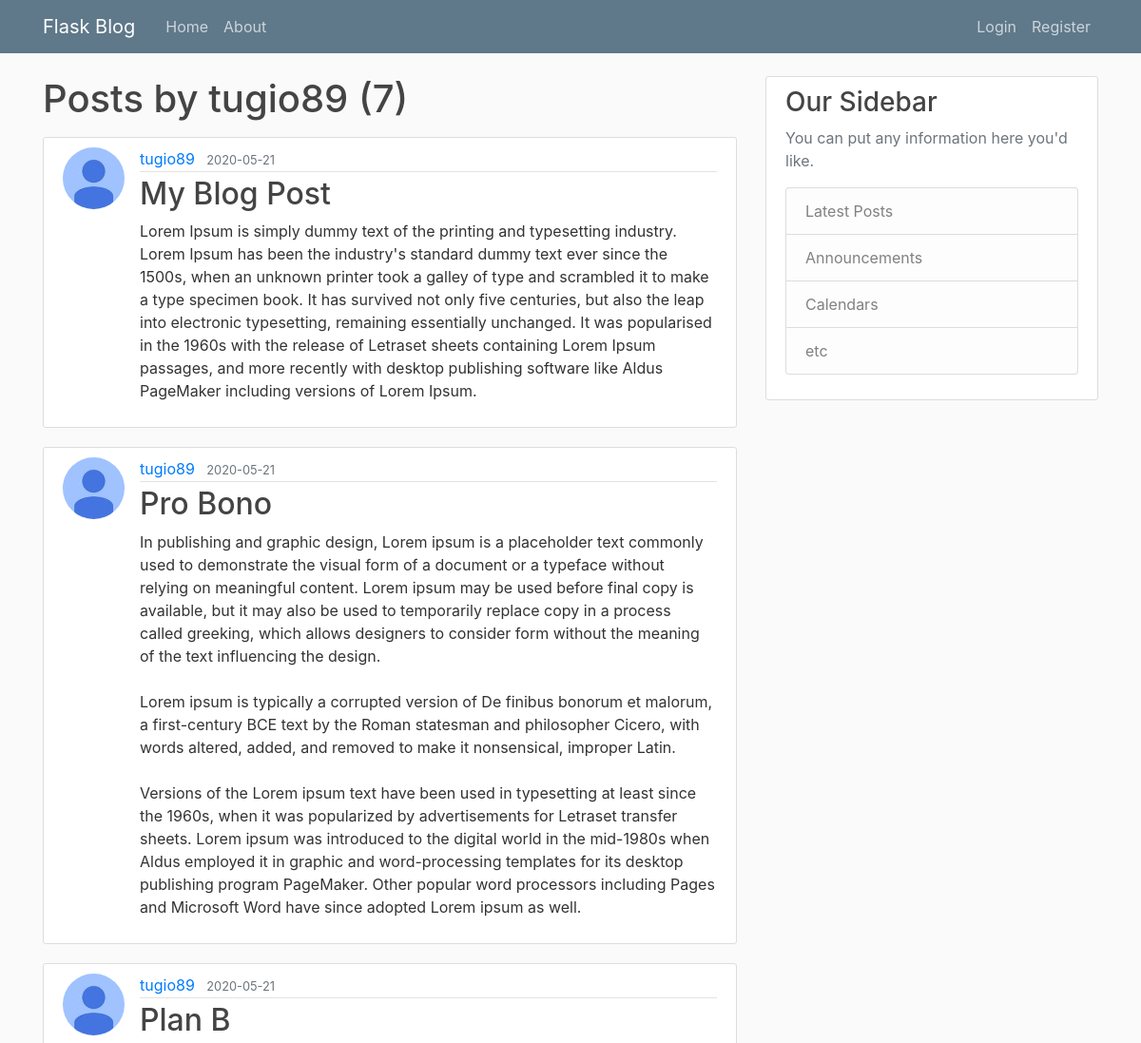
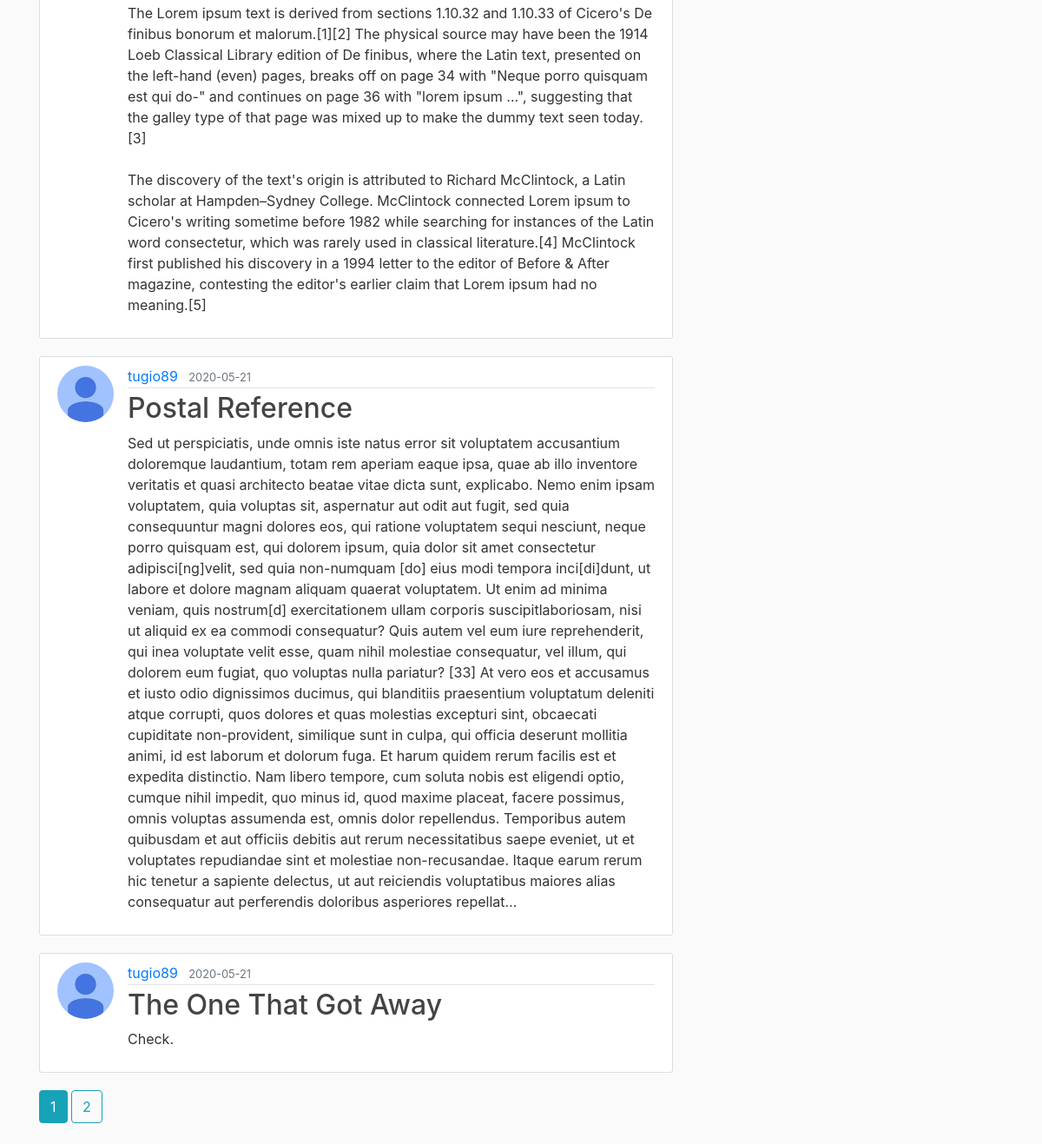
Screenshot of /user/tugio89 with the database file from the repository (2 pictures, top to bottom).
### flaskblog/models.py (models this page shows, shortened)
class User(db.Model, UserMixin):
    id = db.Column(db.Integer, primary_key=True)
    username = db.Column(db.String(20), unique=True, nullable=False)
    email = db.Column(db.String(120), unique=True, nullable=False)
    image_file = db.Column(db.String(20), nullable=False, default='default.jpg')
    password = db.Column(db.String(60), nullable=False)
    posts = db.relationship('Post', backref='author', lazy=True)

class Post(db.Model):
    id = db.Column(db.Integer, primary_key=True)
    title = db.Column(db.String(100), nullable=False)
    date_posted = db.Column(db.DateTime, nullable=False, default=datetime.utcnow)
    content = db.Column(db.Text, nullable=False)
    user_id = db.Column(db.Integer, db.ForeignKey('user.id'), nullable=False)

### flaskblog/users/routes.py (the view)
@users.route("/user/<string:username>")
def user_posts(username):
    page = request.args.get('page', 1, type=int)
    user = User.query.filter_by(username=username).first_or_404()
    posts = Post.query.filter_by(author=user)\
        .order_by(Post.date_posted.desc())\
        .paginate(page=page, per_page=5)
    return render_template('user_posts.html', posts=posts, user=user)

### flaskblog/templates/user_posts.html
{% extends "layout.html" %}
{% block content %}
    <h1 class="mb-3">Posts by {{ user.username }} ({{ posts.total }})</h1>
    {% for post in posts.items %}
        <article class="media content-section">
          <img class="rounded-circle article-img" src="{{ url_for('static', filename='profile_pics/' + post.author.image_file) }}">
          <div class="media-body">
            <div class="article-metadata">
              <a class="mr-2" href="{{ url_for('users.user_posts', username=post.author.username) }}">{{ post.author.username }}</a>
              <small class="text-muted">{{ post.date_posted.strftime('%Y-%m-%d') }}</small>
            </div>
            <h2><a class="article-title" href="{{ url_for('posts.post', post_id=post.id) }}">{{ post.title }}</a></h2>
            <p class="article-content">{{ post.content }}</p>
          </div>
        </article>
    {% endfor %}
    {% for page_num in posts.iter_pages(left_edge=1, right_edge=1, left_current=1, right_current=2) %}
      {% if page_num %}
        {% if posts.page == page_num %}
          <a class="btn btn-info mb-4" href="{{ url_for('users.user_posts', username=user.username, page=page_num) }}">{{ page_num }}</a>
        {% else %}
          <a class="btn btn-outline-info mb-4" href="{{ url_for('users.user_posts', username=user.username, page=page_num) }}">{{ page_num }}</a>
        {% endif %}
      {% else %}
        ...
      {% endif %}
    {% endfor %}
{% endblock content %}

### flaskblog/static/main.css (style rules this page uses)
body { background: #fafafa; color: #333333; margin-top: 5rem; }
h1, h2, h3, h4, h5, h6 { color: #444444; }
.content-section { background: #ffffff; padding: 10px 20px; border: 1px solid #dddddd; border-radius: 3px; margin-bottom: 20px; }
.article-title { color: #444444; }
.article-content { white-space: pre-line; }
.article-img { height: 65px; width: 65px; margin-right: 16px; }
.article-metadata { padding-bottom: 1px; margin-bottom: 4px; border-bottom: 1px solid #e3e3e3 }

### rows the page displays
User: username "tugio89"
Post: image_file (picture), author.username "tugio89", date_posted "2020-05-21", title "My Blog Post", content "Lorem Ipsum is simply dummy text of the printing and typesetting industry. Lorem Ipsum has been the industry's standard dummy text ever since the 1500s, when an unknown printer took a galley of type and scrambled it to make a type specimen book. It has survived not only five centuries, but also the leap into electronic typesetting, remaining essentially unchanged. It was popularised in the 1960s with the release of Letraset sheets containing Lorem Ipsum passages, and more recently with desktop publishing software like Aldus PageMaker including versions of Lorem Ipsum."
Post: image_file (picture), author.username "tugio89", date_posted "2020-05-21", title "Pro Bono", content "In publishing and graphic design, Lorem ipsum is a placeholder text commonly used to demonstrate the visual form of a document or a typeface without relying on meaningful content. Lorem ipsum may be used before final copy is available, but it may also be used to temporarily replace copy in a process called greeking, which allows designers to consider form without the meaning of the text influencing the design. Lorem ipsum is typically a corrupted version of De finibus bonorum et malorum, a first-century BCE text by the Roman statesman and philosopher Cicero, with words altered, added, and removed to make it nonsensical, improper Latin. Versions of the Lorem ipsum text have been used in…"
Post: image_file (picture), author.username "tugio89", date_posted "2020-05-21", title "Plan B", content "The Lorem ipsum text is derived from sections 1.10.32 and 1.10.33 of Cicero's De finibus bonorum et malorum.[1][2] The physical source may have been the 1914 Loeb Classical Library edition of De finibus, where the Latin text, presented on the left-hand (even) pages, breaks off on page 34 with \"Neque porro quisquam est qui do-\" and continues on page 36 with \"lorem ipsum ...\", suggesting that the galley type of that page was mixed up to make the dummy text seen today.[3] The discovery of the text's origin is attributed to Richard McClintock, a Latin scholar at Hampden–Sydney College. McClintock connected Lorem ipsum to Cicero's writing sometime before 1982 while searching for instances of the…"
Post: image_file (picture), author.username "tugio89", date_posted "2020-05-21", title "Postal Reference", content "Sed ut perspiciatis, unde omnis iste natus error sit voluptatem accusantium doloremque laudantium, totam rem aperiam eaque ipsa, quae ab illo inventore veritatis et quasi architecto beatae vitae dicta sunt, explicabo. Nemo enim ipsam voluptatem, quia voluptas sit, aspernatur aut odit aut fugit, sed quia consequuntur magni dolores eos, qui ratione voluptatem sequi nesciunt, neque porro quisquam est, qui dolorem ipsum, quia dolor sit amet consectetur adipisci[ng]velit, sed quia non-numquam [do] eius modi tempora inci[di]dunt, ut labore et dolore magnam aliquam quaerat voluptatem. Ut enim ad minima veniam, quis nostrum[d] exercitationem ullam corporis suscipitlaboriosam, nisi ut aliquid ex ea…"
Post: image_file (picture), author.username "tugio89", date_posted "2020-05-21", title "The One That Got Away", content "Check."

### other values shown
{{ posts.total }} "7"
{{ page_num }} "1"
{{ page_num }} "2"
